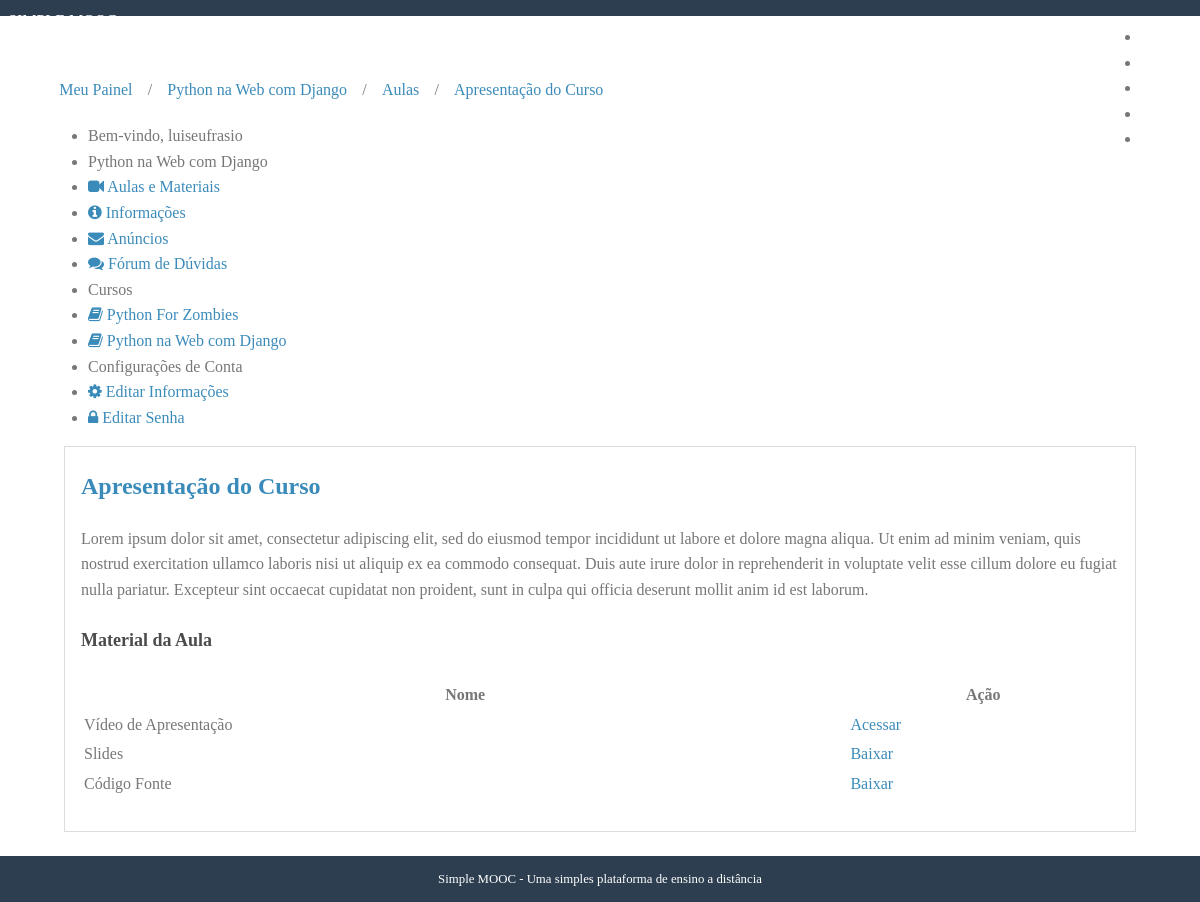
The page /cursos/python-na-web-com-django-22032018/aulas/1 (signed in) on the database its author committed.
### courses/models.py (models this page shows, shortened)
class Course(models.Model):
    objects = CourseManager()
    name = models.CharField('Nome', max_length=100);
    slug = models.SlugField('Atalho');
    description = models.TextField('Descrição', blank=True);
    about = models.TextField('Sobre o Curso', blank=True);
    start_date = models.DateField(
        'Data de Início', null=True, blank=True
    )
    image = models.ImageField(
        upload_to='courses/images', verbose_name='Imagem',
        null=True, blank=True
    )
    created_at = models.DateTimeField('Criado em', auto_now_add=True)
    updated_at = models.DateTimeField('Atualizado em', auto_now=True)
    def __str__(self):
        return self.name
    class Meta:
        verbose_name = 'Curso'
        verbose_name_plural = 'Cursos'
        ordering = ['-name']

class Lesson(models.Model):
    name = models.CharField('Nome', max_length=100)
    description = models.TextField('Descrição', blank=True)
    number = models.IntegerField('Número (ordem)', blank=True, default=0)
    release_date = models.DateField('Data de Liberação', blank=True, null=True)
    course = models.ForeignKey(
        Course, verbose_name='Curso',
        on_delete = models.PROTECT,
        related_name='lessons'
    )
    created_at = models.DateTimeField('Criado em', auto_now_add=True)
    updated_at = models.DateTimeField('Atualizado em', auto_now=True)
    def __str__(self):
        return self.name
    class Meta:
        verbose_name = 'Aula'
        verbose_name_plural = 'Aulas'
        ordering = ['number']

class Enrollment(models.Model):
    STATUS_CHOICES = (
        (0, 'Pendente'),
        (1, 'Aprovado'),
        (2, 'Cancelado')
    )
    user = models.ForeignKey(
        settings.AUTH_USER_MODEL, verbose_name='Usuário',
        on_delete = models.PROTECT,
        related_name="enrollments"
    )
    course = models.ForeignKey(
        Course, verbose_name='Curso',
        on_delete = models.PROTECT, related_name="enrollments"
    )
    status = models.IntegerField(
        'Situação', choices=STATUS_CHOICES, default=1, blank=True
    )
    created_at = models.DateTimeField('Criado em', auto_now_add=True)
    updated_at = models.DateTimeField('Atualizado em', auto_now=True)
    class Meta:
        verbose_name='Inscrição'
        verbose_name_plural='Inscrições'
        unique_together=(('user', 'course'),)

class Material(models.Model):
    name = models.CharField('Nome', max_length=100)
    embedded = models.TextField('Midia', blank=True)
    file = models.FileField(upload_to='lessons/materials', blank=True, null=True)
    lesson = models.ForeignKey(
        Lesson, verbose_name = 'Aula',
        on_delete = models.PROTECT,
        related_name='materials'
    )
    def is_embedded(self):
        return bool(self.embedded)
    def __str__(self):
        return self.name
    class Meta:
        verbose_name = 'Material'
        verbose_name_plural = 'Materiais'

### accounts/models.py (models this page shows, shortened)
class User(AbstractBaseUser, PermissionsMixin):
    username = models.CharField(
        'Nome de Usuário', max_length=30, unique=True,
        validators=[
            validators.RegexValidator(
                re.compile('^[\w.@+-]+$'),
                'O nome do usuário só pode conter letras, dígitos e {@,.,+,-,_}',
                'invalid'
            )
        ]
    )
    email = models.EmailField('E-mail', unique=True)
    name = models.CharField('Nome', max_length=100, blank=True)
    is_active = models.BooleanField('Está ativo?', blank=True, default=True)
    is_staff = models.BooleanField('É da equipe?', blank=True, default=False)
    date_joined = models.DateTimeField('Data de Entrada', auto_now_add=True)
    objects = UserManager()
    USERNAME_FIELD = 'username'
    REQUIRED_FIELDS = ['email']
    def __str__(self):
        return self.name or self.username
    class Meta:
        verbose_name = 'Usuário'
        verbose_name_plural = 'Usuários'

### courses/decorators.py (the view, shortened to what this page needs)
    def _wrapper(request, *args, **kwargs):
        slug = kwargs['slug']
        course = get_object_or_404(Course, slug=slug)
        has_permission = request.user.is_staff
        if not has_permission:
            messages.error(request, message)
            return redirect('accounts:dashboard')
        request.course = course
        return view_func(request, *args, **kwargs)

### courses/templatetags/courses_tags.py (called while the page is built)
@register.simple_tag
def load_my_courses(user):
    return Enrollment.objects.filter(user=user)

### courses/views.py (called while the page is built)
@login_required
@enrollment_required
def lesson(request, slug, pk):
	course = request.course
	lesson = get_object_or_404(Lesson, pk=pk, course=course)
	if not request.user.is_staff and not lesson.is_available():
		messages.error(request, 'Aula ainda não está disponível')
		return redirect('courses:lessons', slug=course.slug)
	template = 'lesson.html'
	context = {
		'course': course,
		'lesson': lesson
	}
	return render(request, template, context)

### courses/templates/lesson.html (shortened to what this page needs)
{% extends "course_dashboard.html" %}
{% block breadcrumb %}
    {{ block.super }}
    <li>/</li>
    <li><a href="{% url 'courses:lessons' course.slug %}">Aulas</a></li>
    <li>/</li>
    <li><a href="{% url 'courses:lesson' course.slug lesson.pk %}">{{ lesson }}</a></li>
{% endblock %}
{% block dashboard_content %}
<div class="well">
    <h2><a href="{% url 'courses:lesson' course.slug lesson.pk %}">{{ lesson }}</a></h2>
    {{ lesson.description|linebreaks }}
    <p>
        <h4>Material da Aula</h4>
        <table class="pure-table full">
            <thead>
                <tr>
                    <th>
                        Nome
                    </th>
                    <th>
                        Ação
                    </th>
                </tr>
            </thead>
            <tbody>
                {% for material in lesson.materials.all %}
                <tr class="{% cycle '' 'pure-table-odd' %}">
                    <td>
                        {{ material }}
                    </td>
                    <td>
                        {% if material.is_embedded %}
                        <a href="{% url 'courses:material' course.slug material.pk %}">
                            Acessar
                        </a>
                        {% else %}
                        <a target="_blank" href="{{ material.file.url }}">
                            Baixar
                        </a>
                        {% endif %}
                    </td>
                </tr>
                {% endfor %}
            </tbody>
        </table>
    </p>
</div>
{% endblock %}

### courses/templates/course_dashboard.html (shortened to what this page needs)
{% extends "dashboard.html" %}
{% block breadcrumb %}
    {{ block.super }}
    <li>/</li>
    <li><a href="{% url 'courses:announcements' course.slug %}">{{ course }}</a></li>
{% endblock %}
{% block menu_options %}
<li class="pure-menu-heading">
    {{ course }}
</li>
<li>
    <a href="{% url 'courses:lessons' course.slug %}">
        <i class="fa fa-video-camera"></i>
        Aulas e Materiais
    </a>
</li>
<li>
    <a href="#">
        <i class="fa fa-info-circle"></i>
        Informações
    </a>
</li>
<li>
    <a href="{% url 'courses:announcements' course.slug %}">
        <i class="fa fa-envelope"></i>
        Anúncios
    </a>
</li>
<li>
    <a href="#">
        <i class="fa fa-comments"></i>
        Fórum de Dúvidas
    </a>
</li>
{{ block.super }}
{% endblock %}

### accounts/templates/dashboard.html (shortened to what this page needs)
{% extends "base.html" %}
{% load courses_tags %}
{% block content %}
{% load_my_courses user as enrollments %}
<div class="pure-g-r content-ribbon">
    <div class="pure-u-1">
        <ul class="breadcrumb">
            {% block breadcrumb %}
            <li><a href="{% url 'accounts:dashboard' %}">Meu Painel</a></li>
            {% endblock %}
        </ul>
    </div>
    <div class="pure-u-1-3">
        <div class="pure-menu pure-menu-open">
            <ul>
                <li class="pure-menu-heading">
                    Bem-vindo, {{ user }}
                </li>
                {% block menu_options %}
                <li class="pure-menu-heading">Cursos</li>
                {% for enrollment in enrollments %}
                <li>
                    <a href="{% url 'courses:announcements' enrollment.course.slug %}">
                        <i class="fa fa-book"></i>
                        {{ enrollment.course }}
                    </a>
                </li>
                {% empty %}
                <li><a href="#">Nenhum curso encontrado</a></li>
                {% endfor %}
                <li class="pure-menu-heading">Configurações de Conta</li>
                <li>
                    <a href="{% url 'accounts:edit' %}">
                        <i class="fa fa-cog"></i>
                        Editar Informações
                    </a>
                </li>
                <li>
                    <a href="{% url 'accounts:edit_password' %}">
                        <i class="fa fa-lock"></i>
                        Editar Senha
                    </a>
                </li>
                {% endblock %}
            </ul>
        </div>
    </div>
    <div class="pure-u-2-3">
        <div class="inner">
            {% block dashboard_content %}{% endblock %}
        </div>
    </div>
</div>
{% endblock %}

### core/static/css/styles.css (style rules this page uses)
* { -webkit-box-sizing: border-box; -moz-box-sizing: border-box; box-sizing: border-box; }
body { margin: 0 auto; line-height: 1.7em; }
a { color: #3b8bba; }
.content .content-ribbon { margin: 1.5em 3em; }
.inner { padding: 0em 1em; }
.inner p { margin-top: 0; }
ul.breadcrumb { padding: 0; }
ul.breadcrumb li { display: inline-block; }
ul.breadcrumb li a { display: inline-block; padding: 0.3em 0.7em; }
table.full { width: 100%; }
body { min-width: 320px; color: #777; line-height: 1.6; }
h1, h2, h3, h4, h5, h6 { font-weight: bold; color: rgb(75, 75, 75); }
h4 { font-size: 1.125em; }
a { color: #3b8bba; text-decoration: none; }
.well { border: 1px solid #ddd; padding: 0em 1em 1em 1em; margin-bottom: 1.5em; }

### rows shown on the page
Course: name "Python na Web com Django"
Lesson: name "Apresentação do Curso", description "Lorem ipsum dolor sit amet, consectetur adipiscing elit, sed do eiusmod tempor incididunt ut labore et dolore magna aliqua. Ut enim ad minim veniam, quis nostrud exercitation ullamco laboris nisi ut aliquip ex ea commodo consequat. Duis aute irure dolor in reprehenderit in voluptate velit esse cillum dolore eu fugiat nulla pariatur. Excepteur sint occaecat cupidatat non proident, sunt in culpa qui officia deserunt mollit anim id est laborum."
User: name+username "luiseufrasio"
Enrollment: course "Python For Zombies"
Enrollment: course "Python na Web com Django"
Material: name "Vídeo de Apresentação", shows "Acessar"
Material: name "Slides"
Material: name "Código Fonte"
